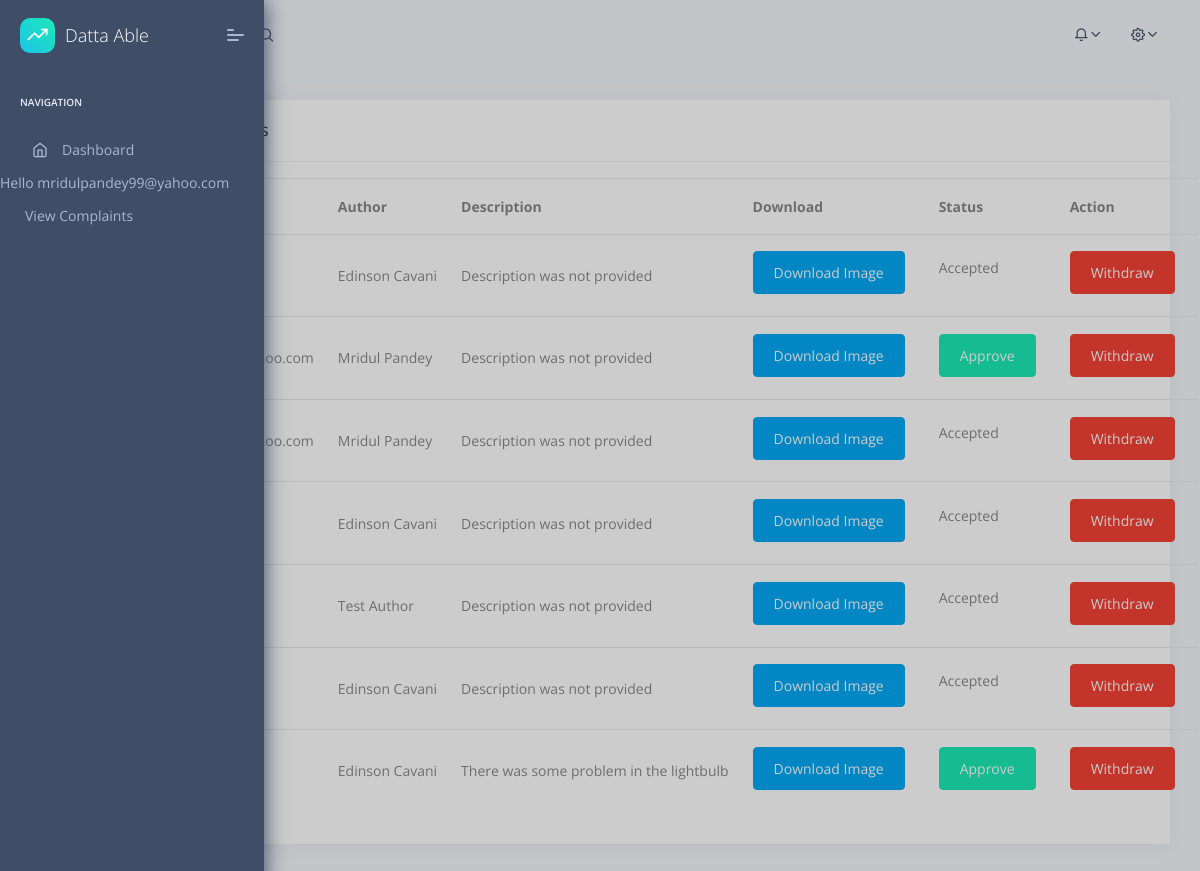
/accounts/books_manager/ (signed in), run on the app's committed database.
### tester/models.py (models this page shows, shortened)
class MyUser(AbstractBaseUser):
    email = models.EmailField(
        verbose_name='email address',
        max_length=255,
        unique=True,
    )
    date_of_birth = models.DateField()
    designation = models.CharField(max_length=100)
    first_name = models.CharField(max_length=100, null=True, blank=True)
    last_name = models.CharField(max_length=100, null=True, blank=True)
    is_active = models.BooleanField(default=True)
    is_admin = models.BooleanField(default=False)
    objects = MyUserManager()
    USERNAME_FIELD = 'email'
    REQUIRED_FIELDS = ['date_of_birth', 'designation', 'first_name', 'last_name']

### accounts/models.py (models this page shows, shortened)
class Book(models.Model):
    email = models.CharField(max_length=100)
    author = models.CharField(max_length=100)
    description = models.CharField(max_length=200, null=True, blank=True)
    img = models.ImageField(upload_to='books/image/', null=True, blank=True)
    status = models.BooleanField(default=False, null=True, blank=True)

### accounts/views.py (the view)
# urls.py: path('books_manager/', views.book_list_manager, name='book_list_manager'),
def book_list_manager(request):
    books = Book.objects.all()
    return render(request,'book_list_manager.html', {
        'books': books
    })

### templates/book_list_manager.html (shortened to what this page needs)
{% extends 'base.html' %}
{% block content %}
    <div class="col-xl-12 col-md-6">
        <div class="card Recent-Users">
            <div class="card-header">
                <h5>Total Complaints</h5>
            </div>
            <div class="card-block px-0 py-3">
                <table class="table table-hover">
                    <thead>
                        <tr>
                            <th>Email_id</th>
                            <th>Author</th>
                            <th>Description</th>
                            <th>Download</th>
                            <th>Status</th>
                            <th>Action</th>
                        </tr>
                    </thead>
                    <tbody>
                        {% for book in books %}
                        <tr>
                            <td> {{ book.email }} </td>
                            <td> {{ book.author }} </td>
                            {% if book.description %}
                                <td> {{ book.description }} </td>
                            {% else %}
                                <td>Description was not provided</td>
                            {% endif %}
                            <td>
                                <a href="{{  book.img.url  }}" class="btn btn-primary btn-sm" target="_blank">Download Image</a>
                            </td>
                            <td>
                                {% if book.status == True %}
                                <p>Accepted</p>
                                {% elif book.status == False %}
                                <form method="POST" action="{% url 'update_status' book.pk %}">
                                    <button type="submit" class="btn btn-success btn-sm">Approve</button>
                                </form>
                                {% else %}
                                <p>Status Unavailable</p>
                                {% endif %}
                            </td>
                            <td>
                                <form method="POST" action="{% url 'delete_book' book.pk %}">
                                    <button type="submit" class="btn btn-danger btn-sm">Withdraw</button>
                                </form>
                            </td>
                        </tr>
                        {% endfor %}
                    </tbody>
                </table>
            </div>
        </div>
    </div>
{% endblock %}

### templates/base.html (shortened to what this page needs)
{% load static %}
{% static "images/user" as baseUrl %}
<!DOCTYPE html>
<html lang="en">
<head>
    <link rel="stylesheet" href="{% static 'fonts/fontawesome/css/fontawesome-all.min.css' %}">
    <link rel="stylesheet" href="{% static 'plugins/animation/css/animate.min.css'%}">
    <link rel="stylesheet" href="{% static 'css/style.css' %}">
</head>
<body>
    <nav class="pcoded-navbar">
        <div class="navbar-wrapper">
            <div class="navbar-brand header-logo">
                <a href="#" class="b-brand">
                    <div class="b-bg">
                        <i class="feather icon-trending-up"></i>
                    </div>
                    <span class="b-title">Datta Able</span>
                </a>
                <a class="mobile-menu" id="mobile-collapse" href="javascript:"><span></span></a>
            </div>
            <div class="navbar-content scroll-div">
                <ul class="nav pcoded-inner-navbar">
                    <li class="nav-item pcoded-menu-caption">
                        <label>Navigation</label>
                    </li>
                    <li data-username="dashboard Default Ecommerce CRM Analytics Crypto Project" class="nav-item {{ index_page }}">
                        <a href="/accounts/" class="nav-link "><span class="pcoded-micon"><i class="feather icon-home"></i></span><span class="pcoded-mtext">Dashboard</span></a>
                    </li>
                    {% if user.is_authenticated %}
                        <li class="nav-item">Hello {{user.email}}</li>
                    {% else %}
                        <li class="nav-item"><a href="login" class="nav-link" >Log in</a></li>
                        <li class="nav-item"><a href="register" class="nav-link" >Register User</a></li>
                    {% endif %}
                    {% if user.designation == 'manager' %}
                        <li class="nav-item"><a href="/books_manager/" class="nav-link" >View Complaints</a></li>
                    {% endif %}
                </ul>
            </div>
        </div>
    </nav>
    <header class="navbar pcoded-header navbar-expand-lg navbar-light">
        <div class="collapse navbar-collapse">
            <ul class="navbar-nav mr-auto">
                <li><a href="javascript:" class="full-screen" onclick="javascript:toggleFullScreen()"></a></li>
                <li class="nav-item dropdown">
                    <a class="dropdown-toggle" href="javascript:" data-toggle="dropdown">Dropdown</a>
                </li>
                <li class="nav-item">
                    <div class="main-search">
                        <div class="input-group">
                            <span class="input-group-append search-btn btn btn-primary">
                                <i class="feather icon-search input-group-text"></i>
                            </span>
                        </div>
                    </div>
                </li>
            </ul>
            <ul class="navbar-nav ml-auto">
                <li>
                    <div class="dropdown">
                        <a class="dropdown-toggle" href="javascript:" data-toggle="dropdown"><i class="icon feather icon-bell"></i></a>
                    </div>
                </li>
                <li>
                    <div class="dropdown drp-user">
                        <a href="javascript:" class="dropdown-toggle" data-toggle="dropdown">
                            <i class="icon feather icon-settings"></i>
                        </a>
                    </div>
                </li>
            </ul>
        </div>
    </header>
    <div class="pcoded-main-container">
        <div class="pcoded-wrapper">
            <div class="pcoded-content">
                <div class="pcoded-inner-content">
                    <div class="main-body">
                        <div class="page-wrapper">
                            <div class="row">
                                {% if user.is_authenticated %}
                                    {% block content %}
                                    {% endblock %}
                                {% else %}
                                    <h3>Please Login to continue </h3>
                                {% endif %}
                            </div>
                        </div>
                    </div>
                </div>
            </div>
        </div>
    </div>
</body>
</html>

### data on the page
MyUser: email "mridulpandey99@yahoo.com"
Book: author "Edinson Cavani", shows "Description was not provided", status "Accepted"
Book: author "Mridul Pandey", shows "Description was not provided", status "Approve"
Book: author "Mridul Pandey", shows "Description was not provided", status "Accepted"
Book: author "Edinson Cavani", shows "Description was not provided", status "Accepted"
Book: author "Test Author", shows "Description was not provided", status "Accepted"
Book: author "Edinson Cavani", shows "Description was not provided", status "Accepted"
Book: author "Edinson Cavani", description "There was some problem in the lightbulb", status "Approve"
